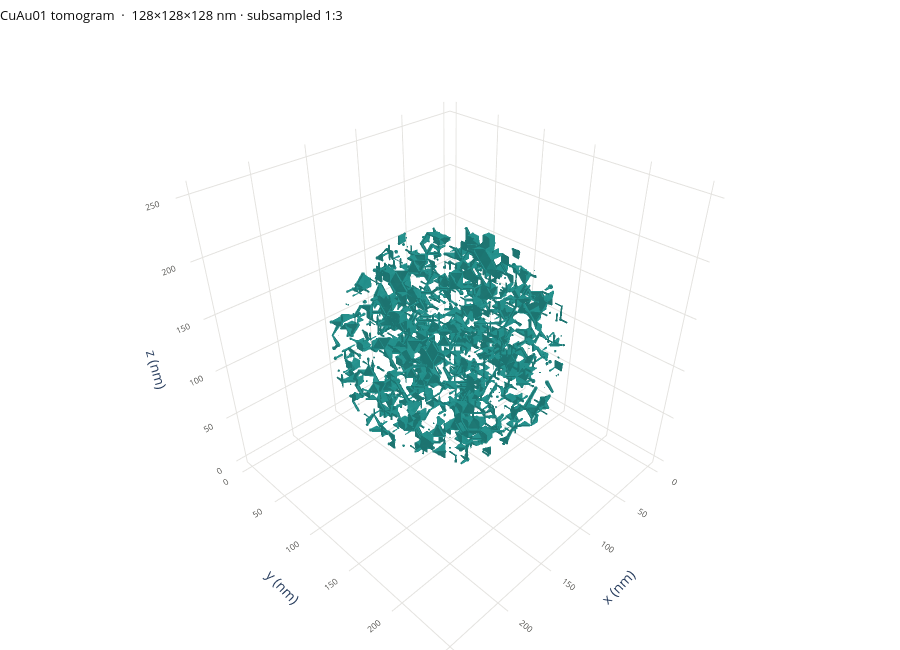

The cell this chart's notebook holds for it:
### Markdown cell above
## 9. Turning the tomogram around

A projection tells you what is in there; only rotation tells you what shape it
is. `NanoOrganizer.viz.interactive` builds Plotly figures, so the same call
works here, in the web app, and written out to a standalone HTML file.

Four ways to look at a volume — start with `isosurface`, and move the
threshold before believing any of it, because that one number decides what the
structure appears to be.

### Code cell
from NanoOrganizer.viz import interactive as iv

volume, _ = load_volume(wb.measurement("CuAu01", modality="tomo"), wb.resolver)

figure = iv.volume_figure(
    volume, mode="isosurface", level=130, voxel_size=2.0, unit="nm",
    colorscale="Viridis", opacity=0.9, title="CuAu01 tomogram",
)
figure.show()      # drag to rotate · scroll to zoom · double-click to reset

### Figure 1 — Plotly figure (JSON) as saved in the notebook; plotly's stock layout.template omitted (floating-point values rounded to 4 significant figures; data arrays with more than 128 entries replaced by an {"elided": "..."} marker saying what was removed)
{"data": [{"caps": {"x": {"show": false}, "y": {"show": false}, "z": {"show": false}}, "colorscale": [[0.0, "#440154"], [0.1111, "#482878"], [0.2222, "#3e4989"], [0.3333, "#31688e"], [0.4444, "#26828e"], [0.5556, "#1f9e89"], [0.6667, "#35b779"], [0.7778, "#6ece58"], [0.8889, "#b5de2b"], [1.0, "#fde725"]], "isomax": 239.0, "isomin": 130, "opacity": 0.9, "showscale": false, "surface": {"count": 1}, "type": "isosurface", "value": {"elided": "79507 float values"}, "x": {"elided": "79507 float values"}, "y": {"elided": "79507 float values"}, "z": {"elided": "79507 float values"}}], "layout": {"height": 650, "margin": {"b": 0, "l": 0, "r": 0, "t": 40}, "paper_bgcolor": "white", "scene": {"aspectmode": "data", "xaxis": {"backgroundcolor": "white", "gridcolor": "#e4e3df", "showbackground": true, "tickfont": {"color": "#52514e", "size": 10}, "title": {"text": "x (nm)"}, "zerolinecolor": "#e4e3df"}, "yaxis": {"backgroundcolor": "white", "gridcolor": "#e4e3df", "showbackground": true, "tickfont": {"color": "#52514e", "size": 10}, "title": {"text": "y (nm)"}, "zerolinecolor": "#e4e3df"}, "zaxis": {"backgroundcolor": "white", "gridcolor": "#e4e3df", "showbackground": true, "tickfont": {"color": "#52514e", "size": 10}, "title": {"text": "z (nm)"}, "zerolinecolor": "#e4e3df"}}, "showlegend": false, "title": {"font": {"color": "#0b0b0b", "size": 13}, "text": "CuAu01 tomogram  ·  128×128×128 nm · subsampled 1:3", "x": 0.0, "xanchor": "left"}}}
